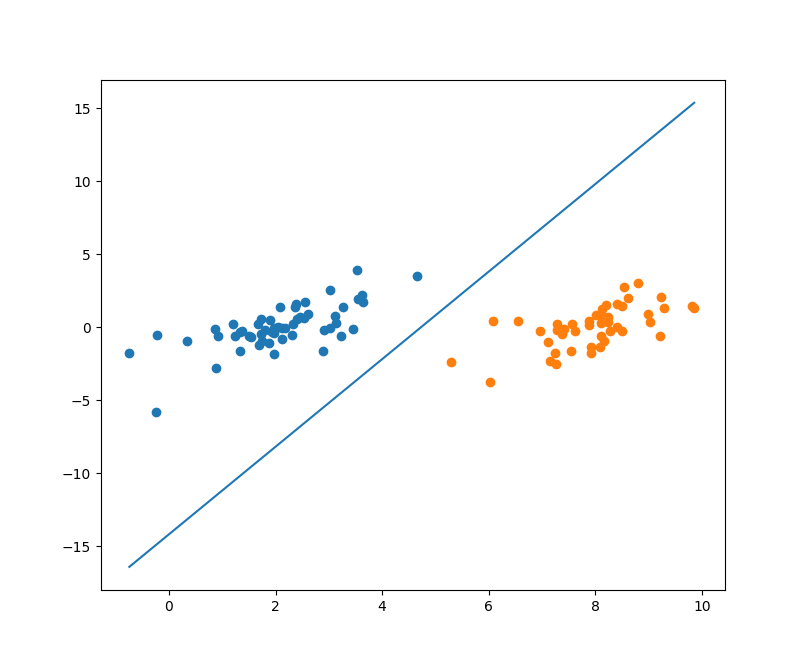

Reproduce this figure in Python.
#!/usr/bin/env python
# -*- coding: utf-8 -*-

''' 使用遗传算法框架GAFT优化SVM.

GAFT项目地址: https://github.com/PytLab/gaft
'''

import random

import numpy as np
import matplotlib.pyplot as plt

from gaft import GAEngine
from gaft.components import GAIndividual, GAPopulation
from gaft.operators import RouletteWheelSelection, UniformCrossover, FlipBitBigMutation

from gaft.analysis.fitness_store import FitnessStore
from gaft.analysis.console_output import ConsoleOutput


def load_data(filename):
    dataset, labels = [], []
    with open(filename, 'r') as f:
        for line in f:
            x, y, label = [float(i) for i in line.strip().split()]
            dataset.append([x, y])
            labels.append(label)
    return dataset, labels

def get_w(alphas, dataset, labels):
    ''' 通过已知数据点和拉格朗日乘子获得分割超平面参数w
    '''
    alphas, dataset, labels = np.array(alphas), np.array(dataset), np.array(labels)
    yx = labels.reshape(1, -1).T*np.array([1, 1])*dataset
    w = np.dot(yx.T, alphas)

    return w.tolist()

# Population definition.
indv_template = GAIndividual(ranges=[(-2, 2), (-2, 2), (-5, 5)],
                             encoding='binary',
                             eps=[0.001, 0.001, 0.005])
population = GAPopulation(indv_template=indv_template, size=600).init()

# Genetic operators.
selection = RouletteWheelSelection()
crossover = UniformCrossover(pc=0.8, pe=0.5)
mutation = FlipBitBigMutation(pm=0.1, pbm=0.55, alpha=0.6)

engine = GAEngine(population=population, selection=selection,
                  crossover=crossover, mutation=mutation,
                  analysis=[ConsoleOutput, FitnessStore])

# 加载数据
dataset, labels = load_data('testSet.txt')

@engine.fitness_register
def fitness(indv):
    w, b = indv.variants[: -1], indv.variants[-1]
    min_dis = min([y*(np.dot(w, x) + b) for x, y in zip(dataset, labels)])
    return float(min_dis)

if '__main__' == __name__:
    engine.run(300)

    variants = engine.population.best_indv(engine.fitness).variants
    w = variants[: -1]
    b = variants[-1]

    # 分类数据点
    classified_pts = {'+1': [], '-1': []}
    for point, label in zip(dataset, labels):
        if label == 1.0:
            classified_pts['+1'].append(point)
        else:
            classified_pts['-1'].append(point)

    fig = plt.figure()
    ax = fig.add_subplot(111)

    # 绘制数据点
    for label, pts in classified_pts.items():
        pts = np.array(pts)
        ax.scatter(pts[:, 0], pts[:, 1], label=label)

    # 绘制分割线
    x1, _ = max(dataset, key=lambda x: x[0])
    x2, _ = min(dataset, key=lambda x: x[0])
    a1, a2 = w
    y1, y2 = (-b - a1*x1)/a2, (-b - a1*x2)/a2
    ax.plot([x1, x2], [y1, y2])

    plt.show()
